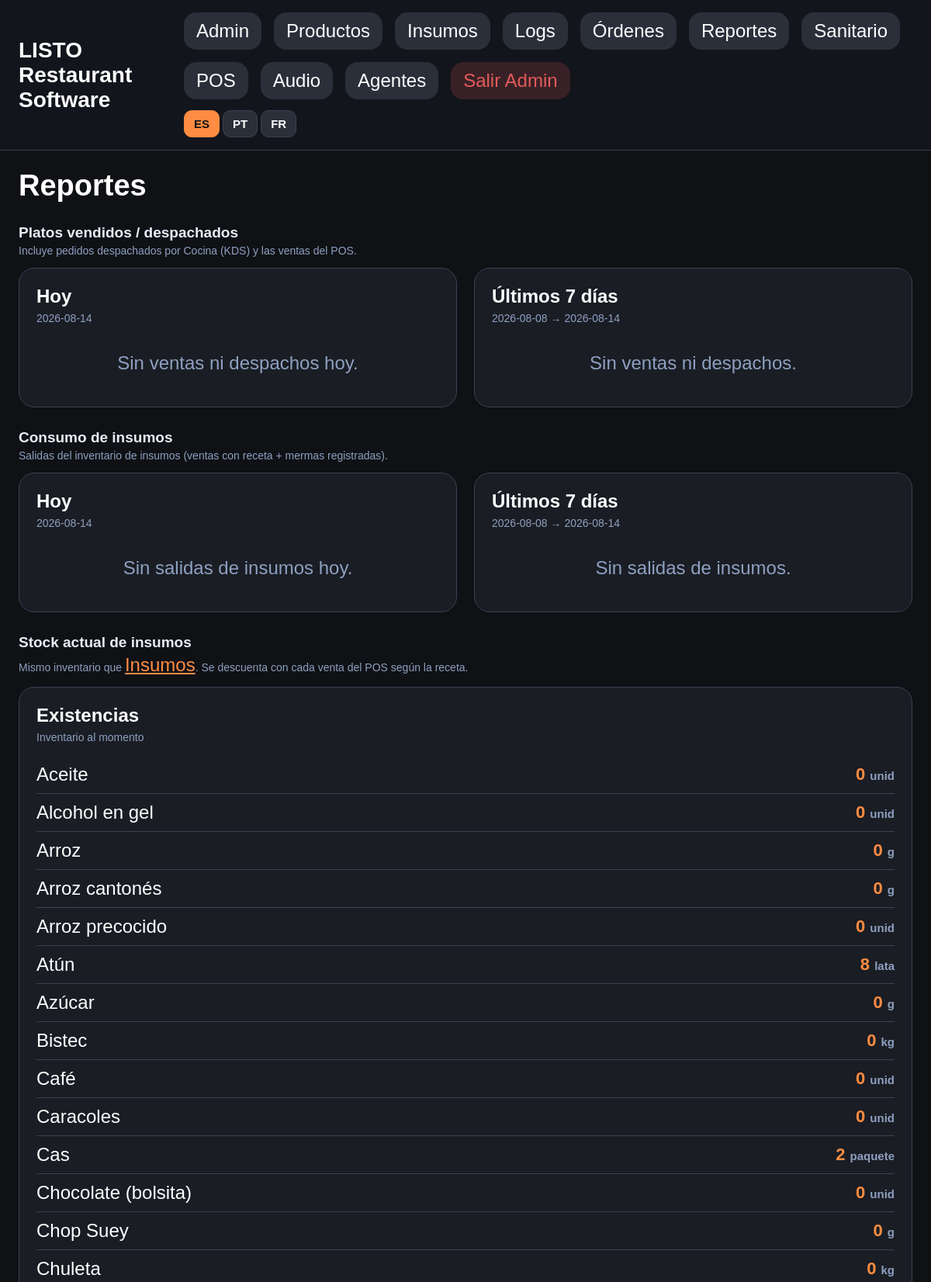
/admin/reports (signed in, upper part), run on the app's committed database.
### app/models.py (models this page shows)
class Ingredient(Base):
    __tablename__ = "ingredients"
    id: Mapped[int] = mapped_column(Integer, primary_key=True, index=True)
    name: Mapped[str] = mapped_column(String(200), unique=True, nullable=False)
    unit: Mapped[str] = mapped_column(String(20), default="unit")   # base unit (g, kg, ml, L, unidad, pieza…)
    cost_per_unit: Mapped[float] = mapped_column(Float, default=0)   # cost per BASE unit (auto when purchase info set)
    stock: Mapped[float] = mapped_column(Float, default=0)           # in base unit
    category: Mapped[str | None] = mapped_column(String(80), nullable=True, index=True)
    purchase_unit: Mapped[str | None] = mapped_column(String(40), nullable=True)   # bolsa, caja, botella…
    pack_content: Mapped[float | None] = mapped_column(Float, nullable=True)        # base units per purchase unit (ej. 454 g)
    purchase_price: Mapped[float | None] = mapped_column(Float, nullable=True)      # price of one purchase presentation
    yield_qty: Mapped[float | None] = mapped_column(Float, nullable=True)           # porciones/piezas por presentación
    yield_unit: Mapped[str | None] = mapped_column(String(40), nullable=True)       # porción, pieza…
    min_stock: Mapped[float] = mapped_column(Float, default=0)
    supplier: Mapped[str | None] = mapped_column(String(200), nullable=True)
    last_purchase_date: Mapped[datetime | None] = mapped_column(DateTime, nullable=True)
    expiry_date: Mapped[datetime | None] = mapped_column(DateTime, nullable=True)
    status: Mapped[str | None] = mapped_column(String(20), nullable=True, default="activo")
    notes: Mapped[str | None] = mapped_column(Text, nullable=True)
    created_at: Mapped[datetime] = mapped_column(DateTime, default=cr_now)

### app/routes/web.py (the view)
@router.get("/admin/reports")
def admin_reports(request: Request, db: Session = Depends(get_db)):
    if not require_admin(request):
        return RedirectResponse(url="/admin/login")
    now = cr_now()
    today_start = now.replace(hour=0, minute=0, second=0, microsecond=0)
    week_start = today_start - timedelta(days=6)
    def consumption(since: datetime):
        agg = {}
        kds = (
            db.query(Product.id, Product.name, OrderItem.quantity)
            .join(OrderItem, OrderItem.product_id == Product.id)
            .join(Order, Order.id == OrderItem.order_id)
            .filter(Order.dispatched_at != None)
            .filter(Order.dispatched_at >= since)
            .all()
        )
        for pid, pname, qty in kds:
            a = agg.setdefault(pid, {"product_id": pid, "name": pname, "total": 0})
            a["total"] += qty or 0
        pos = (
            db.query(Product.id, Product.name, SaleItem.quantity)
            .join(SaleItem, SaleItem.product_id == Product.id)
            .join(Sale, Sale.id == SaleItem.sale_id)
            .filter(Sale.created_at >= since)
            .all()
        )
        for pid, pname, qty in pos:
            a = agg.setdefault(pid, {"product_id": pid, "name": pname, "total": 0})
            a["total"] += qty or 0
        return sorted(agg.values(), key=lambda x: x["total"], reverse=True)
    daily = consumption(today_start)
    weekly = consumption(week_start)
    def ing_consumption(since: datetime):
        rows = (
            db.query(
                Ingredient.id, Ingredient.name, Ingredient.unit,
                InventoryMovement.type, InventoryMovement.quantity,
            )
            .join(InventoryMovement, InventoryMovement.ingredient_id == Ingredient.id)
            .filter(InventoryMovement.type.in_(["out", "waste"]))
            .filter(InventoryMovement.created_at >= since)
            .all()
        )
        agg = {}
        for iid, iname, unit, mtype, qty in rows:
            a = agg.setdefault(iid, {"name": iname, "unit": unit or "", "out": 0.0, "waste": 0.0})
            if mtype == "waste":
                a["waste"] += qty or 0
            else:
                a["out"] += qty or 0
        for a in agg.values():
            a["total"] = a["out"] + a["waste"]
        return sorted(agg.values(), key=lambda x: x["total"], reverse=True)
    ing_daily = ing_consumption(today_start)
    ing_weekly = ing_consumption(week_start)
    ings = db.query(Ingredient).order_by(Ingredient.name.asc()).all()
    stock = [
        {
            "name": ing.name,
            "stock": ing.stock,
            "unit": ing.unit or "",
            "low": bool(ing.min_stock and ing.stock <= ing.min_stock),
        }
        for ing in ings
    ]
    return templates.TemplateResponse(
        "admin_reports.html",
        {
            "request": request,
            "daily": daily,
            "weekly": weekly,
            "ing_daily": ing_daily,
            "ing_weekly": ing_weekly,
            "stock": stock,
            "today_label": today_start.strftime("%Y-%m-%d"),
            "week_label": f"{week_start.strftime('%Y-%m-%d')} → {today_start.strftime('%Y-%m-%d')}",
            "page_title": "Reportes",
        },
    )

### app/templates/admin_reports.html (shortened to what this page needs)
{% extends 'base.html' %}
{% block content %}
{% macro num(n) -%}
{{ n|int if n == n|int else '%.2f'|format(n) }}
{%- endmacro %}
<h1>{{ t('adm.reportes') }}</h1>
<div class="rep-section-title">{{ t('rep.platos_title') }}</div>
<div class="rep-section-note">{{ t('rep.platos_note') }}</div>
<div class="rep-grid">
  <div class="rep-card">
    <h2>{{ t('common.hoy') }}</h2>
    <div class="rep-sub">{{ today_label }}</div>
    {% for row in daily %}
    <div class="rep-row"><span class="rep-name">{{ row.name }}</span><strong>{{ num(row.total) }}</strong></div>
    {% else %}
    <div class="rep-empty">{{ t('rep.sin_ventas_hoy') }}</div>
    {% endfor %}
  </div>
  <div class="rep-card">
    <h2>{{ t('common.ultimos7') }}</h2>
    <div class="rep-sub">{{ week_label }}</div>
    {% for row in weekly %}
    <div class="rep-row"><span class="rep-name">{{ row.name }}</span><strong>{{ num(row.total) }}</strong></div>
    {% else %}
    <div class="rep-empty">{{ t('rep.sin_ventas') }}</div>
    {% endfor %}
  </div>
</div>
<div class="rep-section-title">{{ t('rep.insumos_title') }}</div>
<div class="rep-section-note">{{ t('rep.insumos_note') }}</div>
<div class="rep-grid">
  <div class="rep-card">
    <h2>{{ t('common.hoy') }}</h2>
    <div class="rep-sub">{{ today_label }}</div>
    {% for row in ing_daily %}
    <div class="rep-row">
      <span class="rep-name">{{ row.name }}</span>
      <strong>{{ num(row.total) }} <span class="rep-unit">{{ row.unit }}</span>{% if row.waste %}<span class="rep-waste">{{ t('rep.merma') }} {{ num(row.waste) }}</span>{% endif %}</strong>
    </div>
    {% else %}
    <div class="rep-empty">{{ t('rep.sin_salidas_hoy') }}</div>
    {% endfor %}
  </div>
  <div class="rep-card">
    <h2>{{ t('common.ultimos7') }}</h2>
    <div class="rep-sub">{{ week_label }}</div>
    {% for row in ing_weekly %}
    <div class="rep-row">
      <span class="rep-name">{{ row.name }}</span>
      <strong>{{ num(row.total) }} <span class="rep-unit">{{ row.unit }}</span>{% if row.waste %}<span class="rep-waste">{{ t('rep.merma') }} {{ num(row.waste) }}</span>{% endif %}</strong>
    </div>
    {% else %}
    <div class="rep-empty">{{ t('rep.sin_salidas') }}</div>
    {% endfor %}
  </div>
</div>
<div class="rep-section-title">{{ t('rep.stock_title') }}</div>
<div class="rep-section-note">{{ t('rep.stock_note_pre') }} <a href="/admin/inventario" style="color:var(--accent);">{{ t('adm.insumos') }}</a>{{ t('rep.stock_note_post') }}</div>
<div class="rep-grid">
  <div class="rep-card">
    <h2>{{ t('rep.existencias') }}</h2>
    <div class="rep-sub">{{ t('rep.inv_momento') }}</div>
    {% for row in stock %}
    <div class="rep-row {{ 'low' if row.low else '' }}">
      <span class="rep-name">{{ row.name }}{% if row.low %}<span class="rep-low-tag">{{ t('rep.bajo') }}</span>{% endif %}</span>
      <strong>{{ num(row.stock) }} <span class="rep-unit">{{ row.unit }}</span></strong>
    </div>
    {% else %}
    <div class="rep-empty">{{ t('rep.sin_insumos') }}</div>
    {% endfor %}
  </div>
</div>
{% endblock %}

### app/static/css/styles.css (style rules this page uses)
:root { --bg: #0f1115; --card: #1a1d24; --muted: #2a2f3a; --border: #3a4150; --text: #ffffff; --accent: #ff8c42; --blue: #4da3ff; --yellow: #ffd24d; --green: #4caf50; --gray: #6c757d; --red: #e45b5b; }
* { box-sizing: border-box; }
body { margin: 0; background: var(--bg); color: var(--text); font-family: Arial, sans-serif; }
button, a, label, select, input { touch-action: manipulation; }
h1, h2, h3, p, label, th, td, input, button, a, div, span { font-size: 24px; }
h1 { font-size: 38px; margin: 0 0 20px; }
h2 { font-size: 32px; margin: 0 0 16px; }
html, body { max-width: 100%; overflow-x: hidden; }

### app/templates/admin_reports.html (style rules this page uses)
.rep-grid { display:grid; grid-template-columns:repeat(auto-fit, minmax(360px, 1fr)); gap:22px; }
.rep-section-title { margin:28px 0 4px; font-size:19px; font-weight:800; color:#e8edf8; }
.rep-section-note { color:#8ea0c0; font-size:14px; margin-bottom:14px; }
.rep-card { background:var(--card); border:1px solid var(--border); border-radius:20px; padding:22px; }
.rep-card h2 { margin:0 0 6px; font-size:24px; }
.rep-sub { color:#8ea0c0; font-size:14px; margin-bottom:16px; }
.rep-row { display:flex; justify-content:space-between; align-items:center; gap:12px; padding:10px 0; border-bottom:1px solid var(--border); font-size:20px; }
.rep-row strong { color:var(--accent); font-size:22px; white-space:nowrap; }
.rep-row .rep-name { display:flex; align-items:center; gap:8px; }
.rep-unit { color:#8ea0c0; font-size:15px; font-weight:600; }
.rep-empty { text-align:center; color:#8ea0c0; padding:20px; }

### data on the page
Ingredient: name "Aceite", stock "0", unit "unid"
Ingredient: name "Alcohol en gel", stock "0", unit "unid"
Ingredient: name "Arroz", stock "0", unit "g"
Ingredient: name "Arroz cantonés", stock "0", unit "g"
Ingredient: name "Arroz precocido", stock "0", unit "unid"
Ingredient: name "Atún", stock "8", unit "lata"
Ingredient: name "Azúcar", stock "0", unit "g"
Ingredient: name "Bistec", stock "0", unit "kg"
Ingredient: name "Café", stock "0", unit "unid"
Ingredient: name "Caracoles", stock "0", unit "unid"
Ingredient: name "Cas", stock "2", unit "paquete"
Ingredient: name "Chocolate (bolsita)", stock "0", unit "unid"
Ingredient: name "Chop Suey", stock "0", unit "g"
Ingredient: name "Chuleta", stock "0", unit "kg"

### other printed values
{{ i18n_labels[code] }} "ES" "PT" "FR"
{{ t('adm.reportes') }} "Reportes"
{{ t('rep.platos_title') }} "Platos vendidos / despachados"
{{ t('rep.platos_note') }} "Incluye pedidos despachados por Cocina (KDS) y las ventas del POS."
{{ t('common.hoy') }} "Hoy"
{{ today_label }} "2026-08-14"
{{ t('rep.sin_ventas_hoy') }} "Sin ventas ni despachos hoy."
{{ t('common.ultimos7') }} "Últimos 7 días"
{{ week_label }} "2026-08-08 → 2026-08-14"
{{ t('rep.sin_ventas') }} "Sin ventas ni despachos."
{{ t('rep.insumos_title') }} "Consumo de insumos"
{{ t('rep.insumos_note') }} "Salidas del inventario de insumos (ventas con receta + mermas registradas)."
{{ t('rep.sin_salidas_hoy') }} "Sin salidas de insumos hoy."
{{ t('rep.sin_salidas') }} "Sin salidas de insumos."
{{ t('rep.stock_title') }} "Stock actual de insumos"
